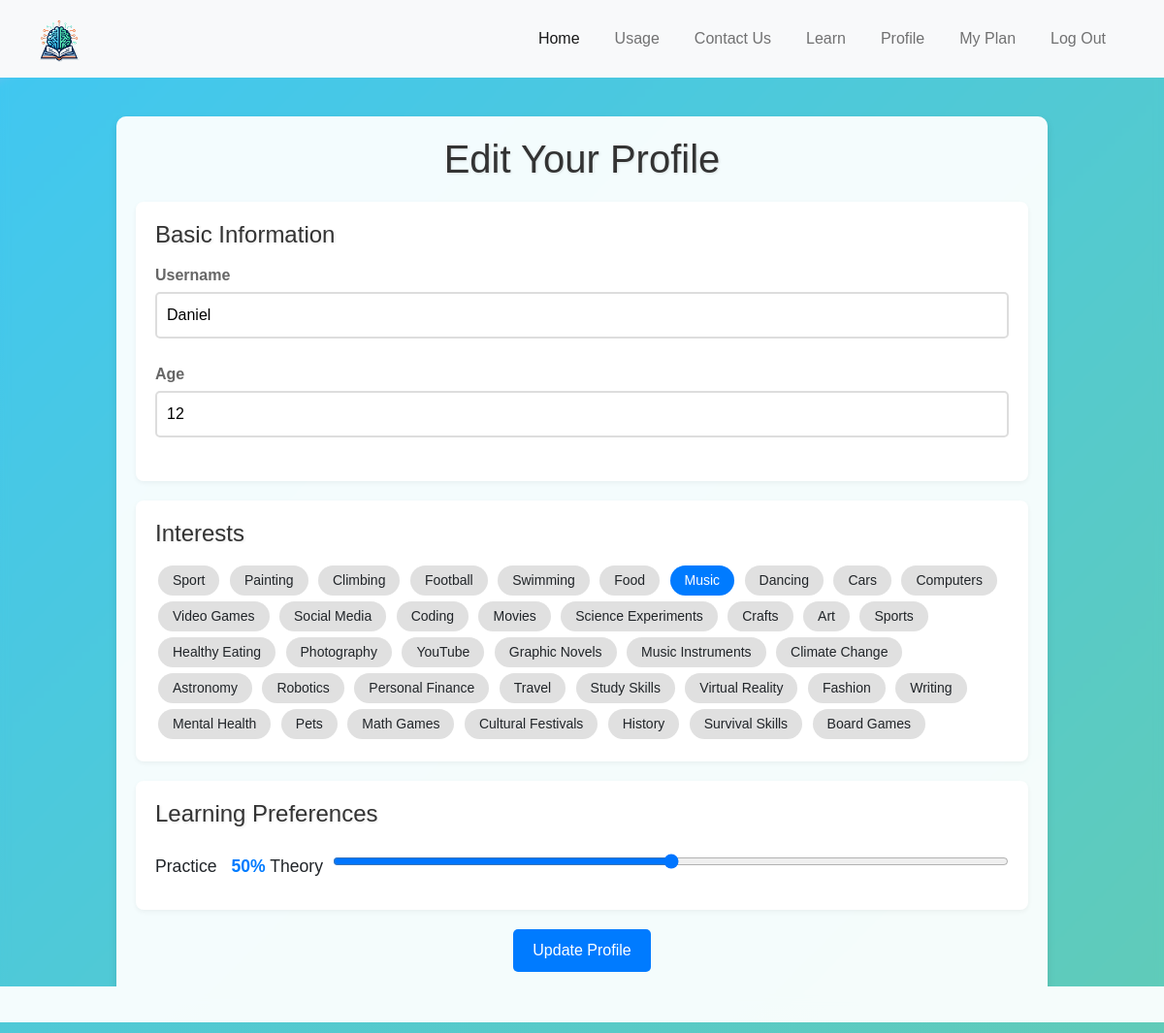
The page /profile (signed in) on the database as committed earlier.
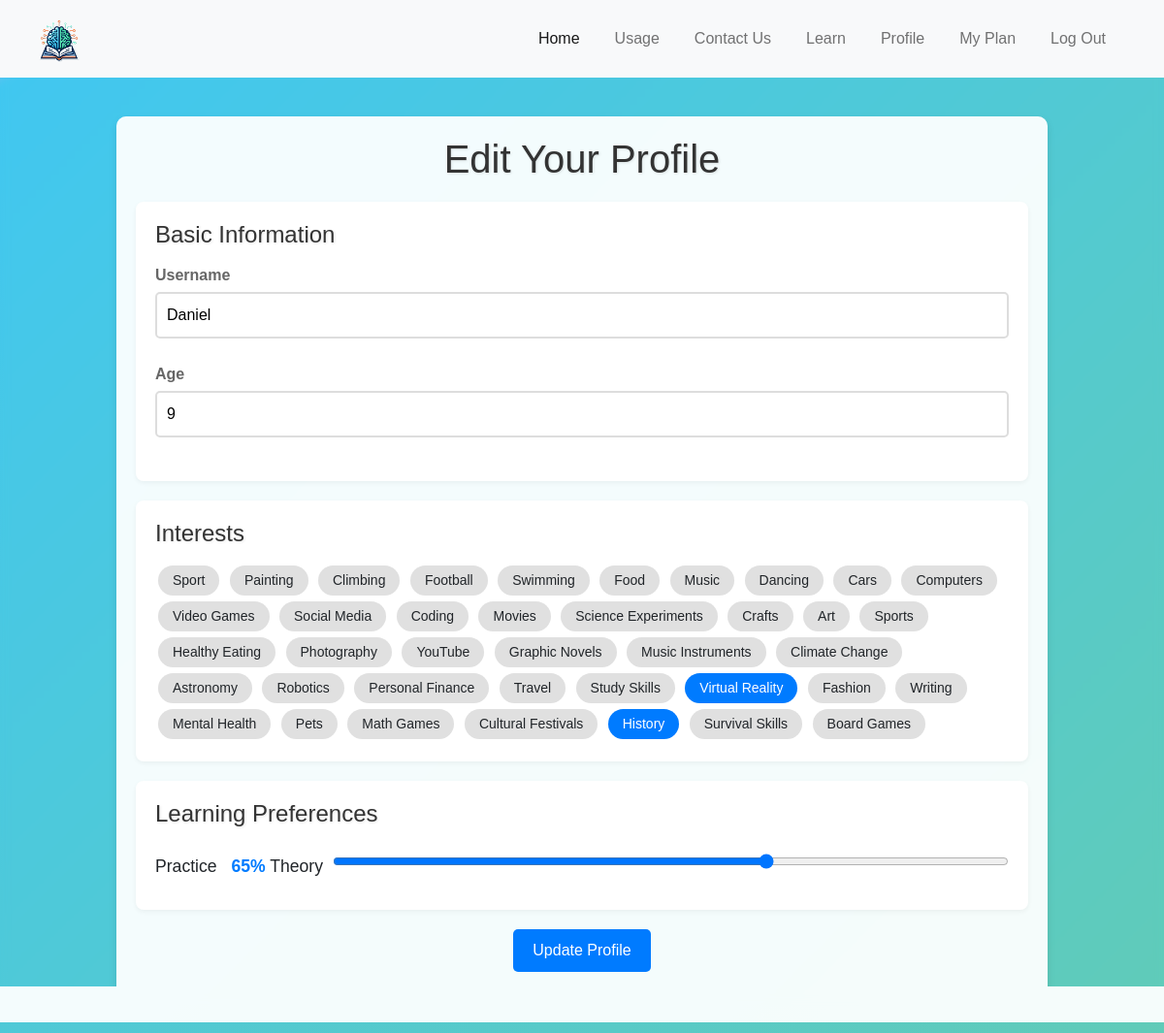
The same page on the database as committed later.
### tables this page shows
CREATE TABLE users (
    id INTEGER PRIMARY KEY AUTOINCREMENT,
    username TEXT NOT NULL UNIQUE,
    password TEXT NOT NULL
, age INTEGER, learning_preference INTEGER, likes TEXT);

### app.py (the view)
@app.route("/profile", methods=["GET", "POST"])
@login_required
def profile():
    conn = get_db_connection("users.db")
    cursor = conn.cursor()
    if request.method == "POST":
        username = request.form['username']
        age = request.form['age']
        likes = ','.join(request.form.getlist('likes'))
        learning_preference = request.form['learning_preference']
        try:
            cursor.execute("UPDATE users SET username = ?, age = ?, likes = ?, learning_preference = ? WHERE id = ?",
                           (username, age, likes, learning_preference, session['user_id']))
            conn.commit()
            flash("Profile updated successfully", "info")
        finally:
            conn.close()
        return redirect(url_for('learn_mathematics'))
    else:
        cursor.execute("SELECT * FROM users WHERE id = ?", (session['user_id'],))
        user = dict(cursor.fetchone())
        user['likes'] = user['likes'].split(',') if user['likes'] else []
        conn.close()
        return render_template("profile.html", user=user)

### app.py (called while the page is built)
@app.after_request
def after_request(response):
    response.headers["Cache-Control"] = "no-cache, no-store, must-revalidate"
    response.headers["Expires"] = 0
    response.headers["Pragma"] = "no-cache"
    return response

### helpers.py (called while the page is built)
def login_required(f):
    @wraps(f)
    def decorated_function(*args, **kwargs):
        if session.get("user_id") is None:
            return redirect("/login")
        return f(*args, **kwargs)
    return decorated_function

def get_db_connection(db_name):
    conn = sqlite3.connect(db_name)
    conn.row_factory = sqlite3.Row  # to access columns by name
    return conn

### templates/profile.html (shortened to what this page needs)
{% extends "layout.html" %}
{% block content %}
<link rel="stylesheet" href="{{ url_for('static', filename='profile_styles.css') }}">
<div class="profile-container">
    <h1>Edit Your Profile</h1>
    <form method="POST" action="/profile" class="profile-form">
        <div class="form-section">
            <h2>Basic Information</h2>
            <div class="form-group">
                <label for="username">Username</label>
                <input type="text" id="username" name="username" value="{{ user.username }}" required>
            </div>
            <div class="form-group">
                <label for="age">Age</label>
                <input type="number" id="age" name="age" value="{{ user.age }}" required>
            </div>
        </div>
        <div class="form-section">
            <h2>Interests</h2>
            <div class="topics-container">
                {% for topic in [
                    'Sport', 'Painting', 'Climbing', 'Football', 'Swimming', 'Food', 'Music', 'Dancing',
                    'Cars', 'Computers', 'Video Games', 'Social Media', 'Coding', 'Movies', 'Science Experiments',
                    'Crafts', 'Art', 'Sports', 'Healthy Eating', 'Photography', 'YouTube', 'Graphic Novels',
                    'Music Instruments', 'Climate Change', 'Astronomy', 'Robotics', 'Personal Finance', 'Travel',
                    'Study Skills', 'Virtual Reality', 'Fashion', 'Writing', 'Mental Health', 'Pets', 'Math Games',
                    'Cultural Festivals', 'History', 'Survival Skills', 'Board Games'
                ] %}
                <label class="checkbox-label" for="like_{{ topic }}">{{ topic }}</label>
            </div>
        </div>
        <div class="form-section">
            <h2>Learning Preferences</h2>
            <div class="learning-preference">
                <label for="learning_preference">Practice <span id="preference_value">{{ user.learning_preference }}%</span> Theory</label>
                <input type="range" id="learning_preference" name="learning_preference" min="0" max="100" value="{{ user.learning_preference }}">
            </div>
        </div>
        <div class="form-group">
            <button type="submit" class="btn-update">Update Profile</button>
        </div>
    </form>
</div>
{% endblock %}

### templates/layout.html (shortened to what this page needs)
<!DOCTYPE html>
<html lang="en">
    <head>
        <link href="https://cdn.jsdelivr.net/npm/bootstrap@5.1.3/dist/css/bootstrap.min.css" rel="stylesheet">
        <link href="/static/styles.css" rel="stylesheet">
    </head>
    <body>
        <nav class="navbar navbar-expand-lg navbar-light bg-light navbar-darkblue">
            <div class="container-fluid">
                <a class="navbar-brand" href="{{ url_for('index') }}">
                    <img src="{{ url_for('static', filename='images/nobackground.png') }}" alt="OpenMath Logo" style="height: 50px;">
                </a>
                <ul class="navbar-nav d-flex">
                    <li class="nav-item">
                        <a class="nav-link active" aria-current="page" href="{{ url_for('index') }}">Home</a>
                    </li>
                    <li class="nav-item">
                        <a class="nav-link" href="/usage">Usage</a>
                    </li>
                    <li class="nav-item">
                        <a class="nav-link" href="/contact">Contact Us</a>
                    </li>
                    <li class="nav-item">
                        <a class="nav-link" href="/learn">Learn</a>
                    </li>
                    <li class="nav-item">
                        <a class="nav-link" href="/profile">Profile</a>
                    </li>
                    <li class="nav-item">
                        <a class="nav-link" href="/myplan">My Plan</a>
                    </li>
                    {% if session.user_id %}
                    <li class="nav-item">
                        <a class="nav-link" href="/logout">Log Out</a>
                    </li>
                    {% endif %}
                </ul>
            </div>
        </nav>
        {% block content %}{% endblock %}
    </body>
</html>

### static/styles.css (style rules this page uses)
body, html { margin: 0; padding: 0; backdrop-filter: blur(5px); background-size: cover; }
.navbar { background-color: #092e52; padding: 10px 20px; }
.navbar-brand img { height: 40px; }
.navbar-nav { margin-left: auto; }
.navbar-darkblue { background-color: #0056b3; }
.nav-link { color: #007bff; margin-right: 20px; }

### static/profile_styles.css (style rules this page uses)
body { background: linear-gradient(-45deg, #c3d808 0%, #41c7f0 99%, #f0a9f7 100%); background-size: 400% 400%; animation: gradientBackground 15s ease infinite; font-family: 'Arial', sans-serif; margin: 0; padding: 0; }
.profile-container { max-width: 960px; margin: 40px auto; padding: 20px; background: rgba(255, 255, 255, 0.9); box-shadow: 0 4px 8px rgba(0,0,0,0.1); border-radius: 10px; position: relative; overflow: hidden; }
.profile-container::before, .profile-container::after { content: ''; position: absolute; width: 200%; height: 200%; top: -50%; left: -50%; background: rgba(255, 255, 255, 0.2); transform: rotate(45deg); z-index: -1; }
.profile-container h1 { text-align: center; color: #333; margin-bottom: 20px; font-size: 2.5em; text-shadow: 1px 1px 3px rgba(0,0,0,0.1); }
.profile-form { display: grid; grid-template-columns: 1fr; gap: 20px; }
.form-section { background: #fff; padding: 20px; border-radius: 8px; box-shadow: 0 2px 5px rgba(0,0,0,0.05); }
.form-section h2 { color: #333; margin-bottom: 15px; font-size: 1.5em; text-shadow: 1px 1px 3px rgba(0,0,0,0.1); }
.form-group { margin-bottom: 15px; }
.form-group label { display: block; margin-bottom: 5px; font-weight: bold; color: #666; }
input[type="text"], input[type="number"], input[type="range"] { width: 100%; padding: 10px; border: 2px solid #ddd; border-radius: 5px; font-size: 16px; margin-bottom: 10px; }
.checkbox-label { background: #e0e0e0; border-radius: 20px; padding: 5px 15px; cursor: pointer; display: inline-flex; align-items: center; font-size: 14px; transition: background-color 0.3s, color 0.3s; margin: 3px; }
input[type="checkbox"]:checked + .checkbox-label { background: #007bff; color: white; }
.btn-update { background-color: #007bff; border: none; padding: 10px 20px; border-radius: 5px; color: white; cursor: pointer; font-size: 16px; display: block; margin: 0 auto; }
.learning-preference { display: flex; align-items: center; gap: 10px; justify-content: center; }
.learning-preference label { font-size: 1.1em; }
#preference_value { font-weight: bold; color: #007bff; margin-left: 10px; }
input[type="range"] { flex: 1; }

Rows that differ between the two databases and show on the page:
changed users "Daniel": age "12" → "9"; learning_preference "50" → "65"
